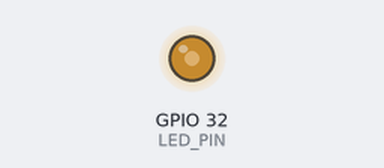
This sketch was run on a simulated ESP32. Parts: output pins drawn as LEDs (lit = HIGH).

Above: at 0.1 s.
Timing chart, 0 to 1.6 s (numbered marks = the images above):
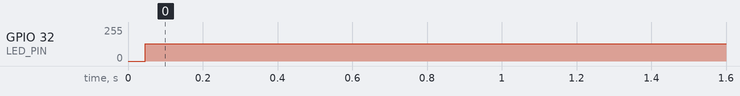

Measured:
- by itself, GPIO 32 (LED_PIN): 0/255 → 128/255 at 0.05 s

The sketch:

TimerInterrupt.ino
```cpp
/*
 * ESP32のタイマ割込みを使う
*/

#define LED_PIN 32 // LED出力ピン

// variables
volatile int interruptCounter;
int totalInterruptCounter;
hw_timer_t *timer = NULL;
portMUX_TYPE timerMux = portMUX_INITIALIZER_UNLOCKED;

// ISR
void IRAM_ATTR onTimer() {
    portENTER_CRITICAL_ISR(&timerMux);
    interruptCounter++;
    portEXIT_CRITICAL_ISR(&timerMux);
}

void setup() {
    Serial.begin(115200);
    pinMode(LED_PIN, OUTPUT);

    // タイマ初期化 (タイマ番号(0~3), プリスケーラ(Source:80MHz), カウントアップ(bool));
    timer = timerBegin(0, 80, true);

    // 割込み関数のアサイン 最後のtrueはエッジ割込みをするかどうか
    timerAttachInterrupt(timer, &onTimer, true);

    // タイマ割込みタイミング、繰り返すかどうかを設定
    timerAlarmWrite(timer, 1000, true);

    // タイマ割込み有効
    timerAlarmEnable(timer);
}

void loop() {
    if (interruptCounter > 0) {

      portENTER_CRITICAL(&timerMux);
      interruptCounter--;
      portEXIT_CRITICAL(&timerMux);

      totalInterruptCounter++;

      digitalWrite(LED_PIN, (totalInterruptCounter % 2) == 0);

    }
}
```
